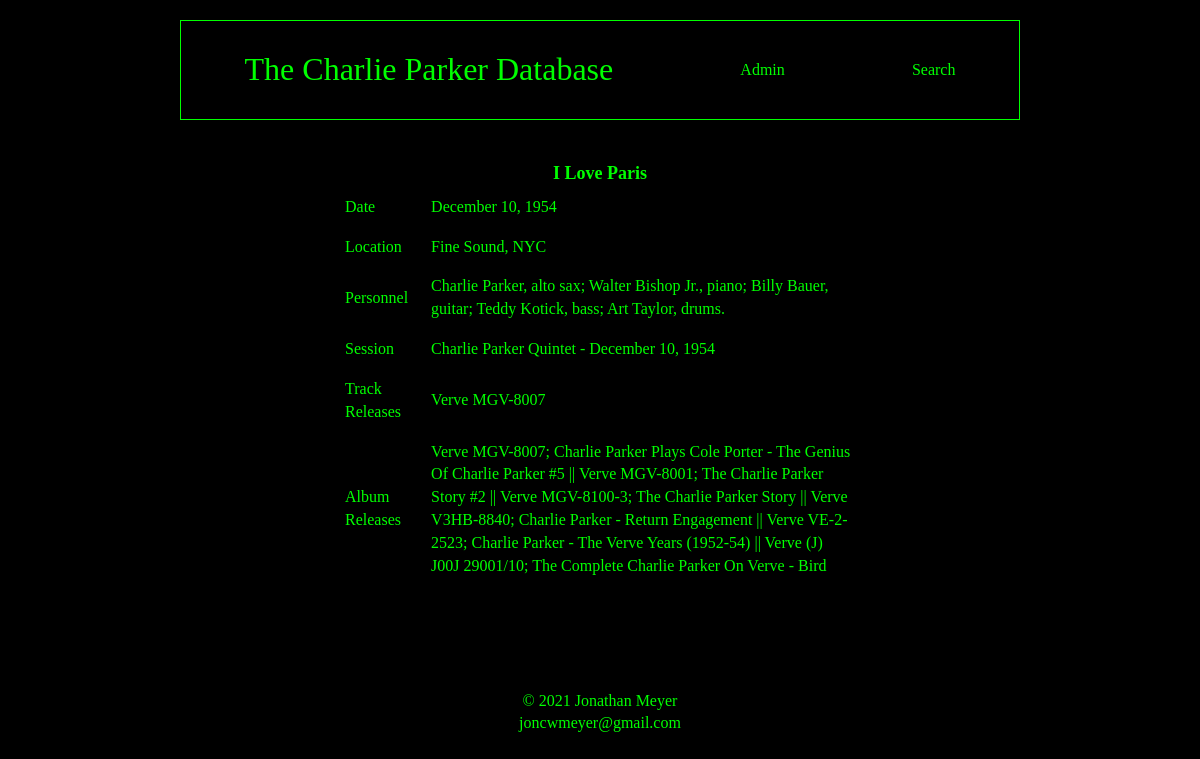
The app's page /version_detail/1121/ with its own data.
### blog/models.py (models this page shows, shortened)
class Version(models.Model): # New version
    song = models.ForeignKey(Song, on_delete=models.PROTECT, blank=True, null=True)
    session = models.ForeignKey(Session, on_delete=models.PROTECT)
    session_song_number = models.CharField(max_length=255, blank=True, null=True)
    releases = models.CharField(max_length=2000, default="")
    version_title = models.CharField(max_length=255)
    notes = models.TextField(blank=True)
    transcription_pdf = models.FileField(upload_to='transcriptions_pdf', blank=True)
    sibelius_file = models.FileField(upload_to='sibelius_files', blank=True)
    sound_file = models.FileField(upload_to='sound_files', blank=True)
    youtube_link = models.URLField(blank=True)

class Session(models.Model):
    title = models.CharField(max_length=255)
    date = models.CharField(max_length=255, blank=True)
    location = models.TextField(blank=True)
    personnel = models.TextField(blank=True)
    album_releases = models.TextField(blank=True)
    def __str__(self):
        return f"{self.title} - {self.date}"

### blog/views.py (the view)
# urls.py: re_path(r'^version_detail/(?P<pk>\d+)/$', views.VersionDetailView.as_view(), name="version_detail"),
class VersionDetailView(generic.DetailView):
    model = models.Version
    template_name = 'blog/version_detail.html'
    def get_object(self, queryset=None):
        return models.Version.objects.get(pk=self.kwargs.get("pk"))

### blog/templates/blog/version_detail.html (shortened to what this page needs)
{% extends "blog/blog_base.html" %}
{% block content %}
  <table>
    <th colspan="2">{{ object.version_title }}</th>
    <tr>
      <td>Date</td>
      <td>{{ object.session.date }}</td>
    </tr>
    <tr>
      <td>Location</td>
      <td>{{ object.session.location }}</td>
    </tr>
    <tr>
      <td>Personnel</td>
      <td>{{ object.session.personnel }}</td>
    </tr>
    <tr>
      <td>Session</td>
      <td>{{ object.session }}</td>
    </tr>
    <tr>
      <td>Track Releases</td>
      <td>{{ object.releases }}</td>
    </tr>
    <tr>
      <td>Album Releases</td>
      <td>
        {{ object.session.album_releases }}
    </tr>
  </table><br>
{% endblock %}

### static/birdBlog/css/master.css (style rules this page uses)
body { font-family: calibri; font-size: 16px; color: lime; background-color: black; display: grid; grid-template-rows: 10em minmax(15em, auto) 10em; grid-template-columns: 10em 1fr 10em; }
tr, td { border: solid black 1px; }
th { text-align: center; font-size: large; }
td { padding: .5em; }
table { border: solid black 1px; border-spacing: 15px 5px; border: none; margin-left: auto; margin-right: auto; width: 75%; min-width: 300px; }
@media screen and (min-width: 350px) { body { grid-template-areas: "nav nav nav" "main main main" "5 footer 6" } }
@media screen and (min-width: 1000px) { body { display: grid; grid-template-areas: "1 nav 2" "3 main 4" "5 footer 6" } }

### records on screen
Version: version_title "I Love Paris", session "December 10, 1954", session.location "Fine Sound, NYC", session.personnel "Charlie Parker, alto sax; Walter Bishop Jr., piano; Billy Bauer, guitar; Teddy Kotick, bass; Art Taylor, drums.", session "Charlie Parker Quintet - December 10, 1954", releases "Verve MGV-8007", session.album_releases "Verve MGV-8007; Charlie Parker Plays Cole Porter - The Genius Of Charlie Parker #5 || Verve MGV-8001; The Charlie Parker Story #2 || Verve MGV-8100-3; The Charlie Parker Story || Verve V3HB-8840; Charlie Parker - Return Engagement || Verve VE-2-2523; Charlie Parker - The Verve Years (1952-54) || Verve (J) J00J 29001/10; The Complete Charlie Parker On Verve - Bird"
